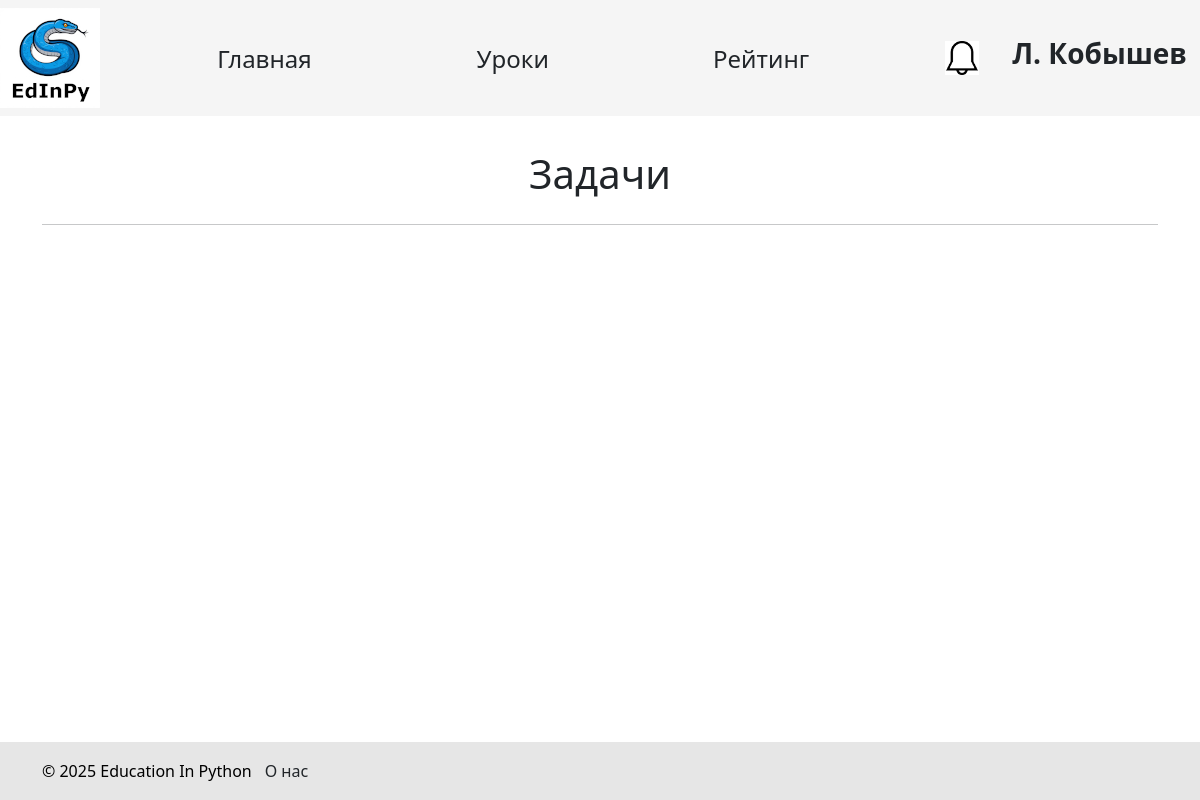
Before: /lessons/1/tasks (signed in) with the older database file.
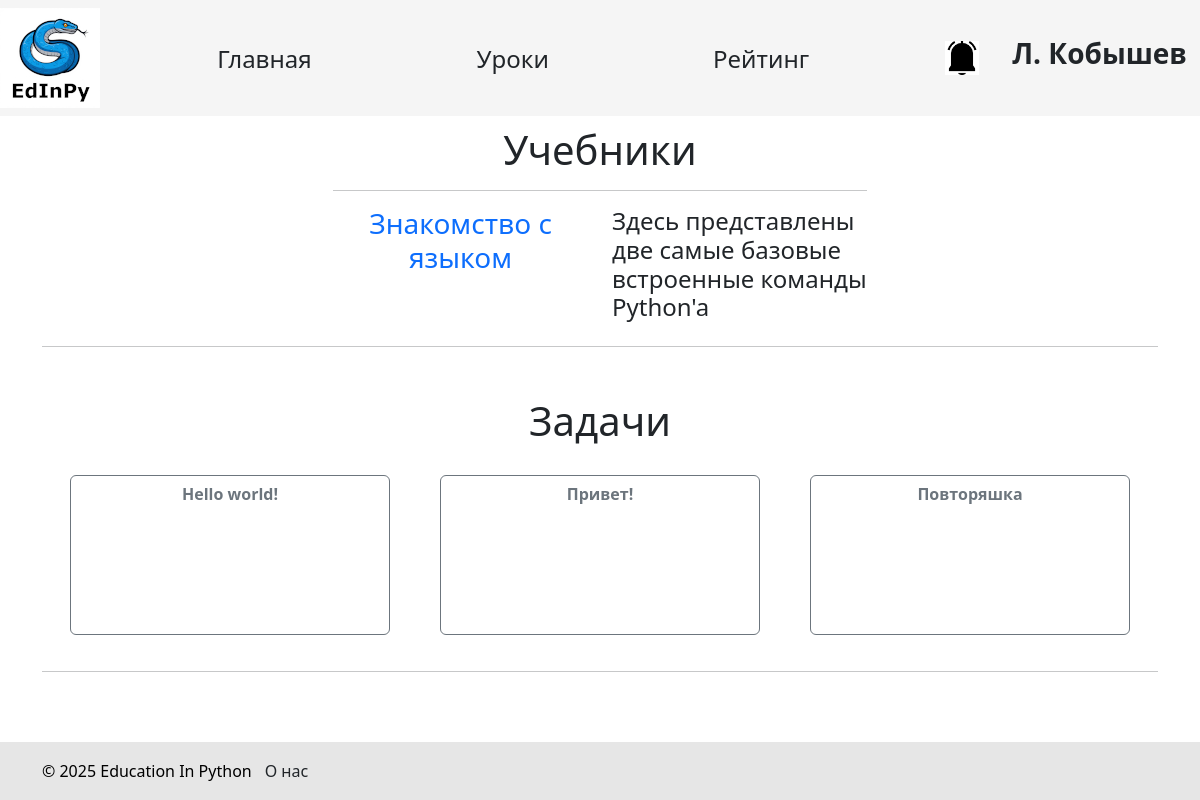
After: the same page with the newer database file.
### data/lesson_books.py (models this page shows)
class LessonBook(SqlAlchemyBase):
    __tablename__ = 'lesson_books'
    id = sqlalchemy.Column(sqlalchemy.Integer, primary_key=True, autoincrement=True)
    title = sqlalchemy.Column(sqlalchemy.String)
    description = sqlalchemy.Column(sqlalchemy.String)
    lesson_id = sqlalchemy.Column(sqlalchemy.Integer, sqlalchemy.ForeignKey("lessons.id"), nullable=False)
    paragraphs = orm.relationship('LessonBookParagraph', backref='lesson_books', passive_deletes=True)

### data/tasks.py (models this page shows)
class Task(SqlAlchemyBase, SerializerMixin):
    __tablename__ = 'tasks'
    id = sqlalchemy.Column(sqlalchemy.Integer, primary_key=True, autoincrement=True)
    title = sqlalchemy.Column(sqlalchemy.String)
    condition = sqlalchemy.Column(sqlalchemy.String)
    examples = sqlalchemy.Column(sqlalchemy.String, nullable=True)
    less_id = sqlalchemy.Column(sqlalchemy.Integer, sqlalchemy.ForeignKey('lessons.id'))
    lesson = orm.relationship("Lesson", back_populates='task')
    solution = orm.relationship('Solution', back_populates='task')

### main.py (the view)
@app.route("/lessons/<int:lesson_id>/tasks")
def show_lesson(lesson_id):
    with db_session.create_session() as db_sess:
        lesson = db_sess.query(Lesson).filter(Lesson.id == lesson_id).first()  # получение урока
        tasks = db_sess.query(Task).filter(Task.less_id == lesson_id).all()  # получение задач
        return render_template(f'lesson.html', lesson=lesson, tasks=tasks)  # отображение урока и его задач

### data/db_session.py (called while the page is built)
def create_session() -> Session:
    global __factory
    return __factory()

### data/students.py (called while the page is built)
    def has_notifications(self):
        with create_session() as db_sess:
            result = db_sess.query(StudentNotification).filter(StudentNotification.student_id == current_user.id,
                                                               StudentNotification.is_read == False).first()
            return result is not None

### main.py (called while the page is built)
@login_manager.user_loader
def load_user(id):
    try:
        id, cl = id.split("|")
        if cl not in USER_CLASSES:
            raise Exception
        with db_session.create_session() as db_sess:
            return Session.get(entity=USER_CLASSES[cl], ident=id, self=db_sess)  # создание сессии
    except Exception:
        return None

### templates/lesson.html (shortened to what this page needs)
{% extends "base.html" %} {% block content %}
<link rel="stylesheet" href="../../static/css/style.css" />
<link rel="stylesheet" href="../../static/css/base.css" />
<link rel="stylesheet" href="../../static/css/lesson.css" />
<form action="">
  {% if lesson.books %}
  <h1>Учебники</h1>
  <div class="container w-50">
    <hr />
    <div class="books">
      {% for book in lesson.books %}
      <div class="row">
        <div class="col text-center">
          <a href="/books/{{ book.id }}" class="book_title"
            ><h3>{{ book.title }}</h3></a
          >
          <br />
          </div>
          <div class="col text-left">
            <h4>{{ book.description }}</h4>
          </div>
        </div>
      </div>
    </div>
    <hr />
    {% endfor %}
  {% endif %}
  <br />
  <h1>Задачи</h1>
  <div class="tasks">
    {% for task in tasks %}
    <div class="task">
      <a
        href="/lessons/{{ lesson.id }}/tasks/{{ task.id }}"
        type="button"
        class="btn btn-outline-secondary task"
        >{{ task.title }}</a
      >
    </div>
    {% endfor %}
  </div>
  <hr />
</form>
{% endblock %}

### templates/base.html (shortened to what this page needs)
<!DOCTYPE html>
<html lang="ru">
  <head>
    <link
      href="https://cdn.jsdelivr.net/npm/bootstrap@5.3.3/dist/css/bootstrap.min.css"
      rel="stylesheet"
    />
    <link rel="stylesheet" href="../static/css/style.css" />
    <link rel="stylesheet" href="../static/css/base.css" />
  </head>
  <body>
    <header>
      <nav class="navbar navbar-light">
        <div class="logo">
          <a href="/">
            <img src="{{url_for('static', filename='edinpy.png')}}" />
          </a>
        </div>
        <div class="nav_buttons">
          <a href="/" type="button" class="btn main_page">Главная</a>
          <a href="/lessons" type="button" class="btn lessons">Уроки</a>
          <a href="/rating" type="button" class="btn rating">Рейтинг</a>
        </div>
        <div class="account">
          {% if current_user.is_authenticated %}
          <div class="notifications">
            {% if current_user.__class__.__name__ in ['Student', 'Teacher'] and
            current_user.has_notifications() %}
            <a href="/notifications">
              <img src="{{ url_for('static', filename='bell_black.png') }}" />
            </a>
            {% else %}
            <a href="/notifications"
              ><img src="{{ url_for('static', filename='bell_white.png') }}"
            /></a>
            {% endif %}
          </div>
          <div class="profile_user">
            <a href="/profile" class="btn"
              ><h3>
                <b>{{ current_user.name[0] }}. {{ current_user.surname }}</b>
              </h3></a
            >
          </div>
          {% endif %}
        </div>
      </nav>
    </header>
    <main role="main" class="container">{% block content %}{% endblock %}</main>
    <br /><br /><br /><br />
    <div id="footer">
      <div class="container ms-auto">
        <p>&copy; 2025 Education In Python</p>
        <a href="/about_us" class="btn about_us">О нас</a>
      </div>
    </div>
  </body>
</html>

Changed rows visible on the page:
added LessonBook: title "Знакомство с языком", description "Здесь представлены две самые базовые встроенные команды Python'a"
added Task: title "Hello world!"
added Task: title "Привет!"
added Task: title "Повторяшка"
Other visible differences:
text now shown: "Учебники"
